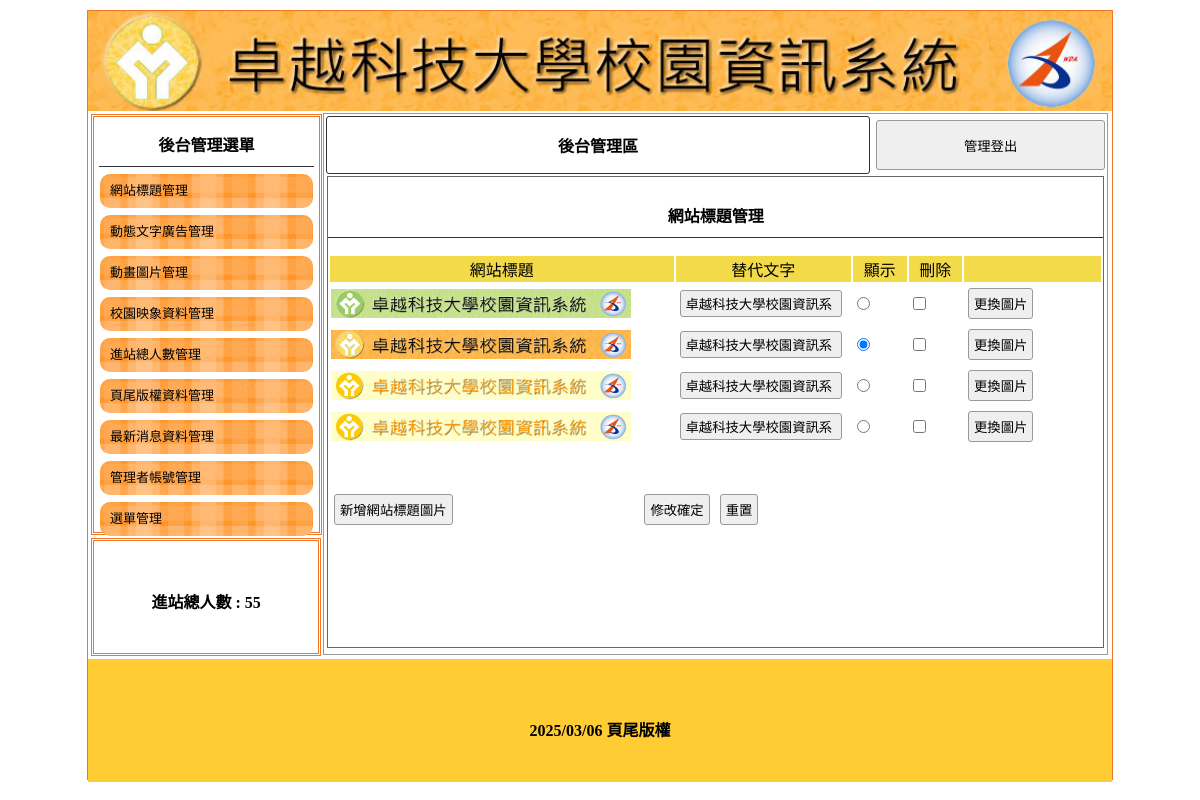
The app's page /admin.php with its own data.
### tables this page shows
CREATE TABLE `title` (
  `id` int(11) NOT NULL,
  `img` text NOT NULL,
  `text` text NOT NULL,
  `sh` int(1) NOT NULL
);

CREATE TABLE `total` (
  `id` int(10) UNSIGNED NOT NULL,
  `total` int(10) NOT NULL COMMENT '進站人數'
);

CREATE TABLE `bottom` (
  `id` int(11) NOT NULL,
  `text` text NOT NULL COMMENT '版權'
);

### api/db.php (called while the page is built, shortened)
<?php
class DB{
    protected $table;
    protected $pdo;
    protected $dsn="mysql:host=localhost;charset=utf8;dbname=db03_z01l1;";
    public function __construct($table) {
        $this->table = $table;
        $this->pdo=new pdo($this->dsn,'root','');
    }
    function fetchAll($sql){
        return $this->pdo->query($sql)->fetchAll(PDO::FETCH_ASSOC);
    }
    function fetchOne($sql){
        return $this->pdo->query($sql)->fetch(PDO::FETCH_ASSOC);
    }
    function a2s($array){
        $tmp=[];
        foreach ($array as $key => $val) {
            $tmp[]="`$key`='$val'";
        }
        return $tmp;
    }
    function all(...$array){
        $sql = "SELECT * FROM $this->table";
        return $this->fetchAll($sql);
    }
    function find($id){
        $sql = "SELECT * FROM $this->table";
        if(is_array($id)){
            $where= $this->a2s($id);
            $sql .= " where ".join(" && ",$where);
        }else{
            $sql .= " where `id`='$id' ";
        }
        return $this->fetchOne($sql);
    }
}
$Title=new db("title");
$Total=new db("total");
$Bottom=new db("bottom");

### back/title.php (the view, shortened to what this page needs)
<div style="width:99%; height:87%; margin:auto; overflow:auto; border:#666 1px solid;">
    <p class="t cent botli">網站標題管理</p>
    <form method="post" action="./api/edit.php">
        <table width="100%">
            <tbody>
                <tr class="yel">
                    <td width="45%">網站標題</td>
                    <td width="23%">替代文字</td>
                    <td width="7%">顯示</td>
                    <td width="7%">刪除</td>
                    <td></td>
                </tr>
                <?php
                $rows = $Title->all();
                foreach ($rows as $row) :
                ?>
                    <tr class="">
                        <td width="45%"><img src="./upload/<?= $row['img']; ?>" style="width: 300px;"></td>
                        <td width="23%"><input type="text" name="text[]" value="<?= $row['text']; ?>"></td>
                        <td width="7%"><input type="radio" name="sh[]" value="<?= $row['id']; ?>" <?= ($row['sh'] == 1) ? 'checked' : '' ?>></td>
                        <td width="7%"><input type="checkbox" name="del[]" value="<?= $row['id']; ?>"></td>
                        <td>
                            <input type="button" value="更換圖片"
                                onclick="op('#cover','#cvr','./modal/update_title.php?id=<?= $row['id']; ?>&table=<?= $do; ?>')">
                        </td>
                    </tr>
                <?php endforeach; ?>
            </tbody>
        </table>
        <table style="margin-top:40px; width:70%;">
            <tbody>
                <tr>
                    <td width="200px">
                        <input type="button" onclick="op('#cover','#cvr','./modal/<?=$do?>.php?table=<?= $do; ?>')"
                            value="新增網站標題圖片">
                    </td>
                    <td class="cent">
                        <input type="submit" value="修改確定">
                        <input type="reset" value="重置">
                    </td>
                </tr>
            </tbody>
        </table>
    </form>
</div>

### admin.php (shortened to what this page needs)
<?php include_once "./api/db.php";?>
<!DOCTYPE html
    PUBLIC "-//W3C//DTD XHTML 1.0 Transitional//EN" "http://www.w3.org/TR/xhtml1/DTD/xhtml1-transitional.dtd">
<html xmlns="http://www.w3.org/1999/xhtml">
<head>
    <link href="./css/css.css" rel="stylesheet" type="text/css">
</head>
<body>
<?php
$row=$Title->find(['sh'=>1]);
?>
    <div id="main">
        <a title="" href="index.php">
            <div class="ti" style="background:url('upload/<?=$row['img'];?>'); background-size:cover;"></div>
        </a>
        <div id="ms">
            <div id="lf" style="float:left;">
                <div id="menuput" class="dbor">
                    <span class="t botli">後台管理選單</span>
                    <a style="color:#000; font-size:13px; text-decoration:none;" href="?do=title">
                        <div class="mainmu">
                            網站標題管理 </div>
                    </a>
                    <a style="color:#000; font-size:13px; text-decoration:none;" href="?do=ad">
                        <div class="mainmu">
                            動態文字廣告管理 </div>
                    </a>
                    <a style="color:#000; font-size:13px; text-decoration:none;" href="?do=mvim">
                        <div class="mainmu">
                            動畫圖片管理 </div>
                    </a>
                    <a style="color:#000; font-size:13px; text-decoration:none;" href="?do=image">
                        <div class="mainmu">
                            校園映象資料管理 </div>
                    </a>
                    <a style="color:#000; font-size:13px; text-decoration:none;" href="?do=total">
                        <div class="mainmu">
                            進站總人數管理 </div>
                    </a>
                    <a style="color:#000; font-size:13px; text-decoration:none;" href="?do=bottom">
                        <div class="mainmu">
                            頁尾版權資料管理 </div>
                    </a>
                    <a style="color:#000; font-size:13px; text-decoration:none;" href="?do=news">
                        <div class="mainmu">
                            最新消息資料管理 </div>
                    </a>
                    <a style="color:#000; font-size:13px; text-decoration:none;" href="?do=admin">
                        <div class="mainmu">
                            管理者帳號管理 </div>
                    </a>
                    <a style="color:#000; font-size:13px; text-decoration:none;" href="?do=menu">
                        <div class="mainmu">
                            選單管理 </div>
                    </a>
                </div>
                <div class="dbor" style="margin:3px; width:95%; height:20%; line-height:100px;">
                    <span class="t">進站總人數 :
                    <?=$Total->find(1)['total'];?> </span>
                </div>
            </div>
            <div class="di"
                style="height:540px; border:#999 1px solid; width:76.5%; margin:2px 0px 0px 0px; float:left; position:relative; left:20px;">
                <table width="100%">
                    <tbody>
                        <tr>
                            <td style="width:70%;font-weight:800; border:#333 1px solid; border-radius:3px;"
                                class="cent"><a href="?do=admin" style="color:#000; text-decoration:none;">後台管理區</a>
                            </td>
                            <td>
                                <button onclick="location.href='./api/logout.php'"
                                    style="width:99%; margin-right:2px; height:50px;">管理登出</button>
                            </td>
                        </tr>
                    </tbody>
                </table>
                <?php
 				$do=$_GET['do']??'title';
 				$file="./back/$do.php";
 				include (file_exists($file))?$file:'./back/title.php';
 				?>
            </div>
        </div>
        <div
            style="width:1024px; left:0px; position:relative; background:#FC3; margin-top:4px; height:123px; display:block;">
            <span class="t" style="line-height:123px;">
            <?=$Bottom->find(1)['text'];?>
            </span>
        </div>
    </div>
</body>
</html>

### css/css.css (style rules this page uses)
body { padding: 0px; margin: 0px; }
#main { width: 1024px; height: 768px; margin: 10px auto 10px auto; border: #EE7728 1px solid; position: relative; }
.ti { width: 100%; height: 100px; position: relative; background-size: cover; background-repeat: no-repeat; }
.dbor { border: #EE7728 double 3px; margin: 1px; padding: 2px 10px 2px 10px; }
.t { font-weight: 800; display: block; text-align: center; padding: 10px 1px 10px 1px; }
.botli { border-bottom: #333 1px solid; }
.mainmu { position: relative; border-radius: 10px; background: url(../icon/menu.fw.png) center no-repeat; background-size: cover; line-height: 30px; padding: 2px 10px 2px 10px; margin: 7px 1px 7px 1px; }
#lf { height: 540px; width: 21%; display: inline-block; }
#menuput { width: 100%; height: 75%; position: relative; padding: 5px; display: block; margin: 3px; }
.di { display: inline-block; }
.cent { text-align: center; }
input, button { border: #999 1px solid; border-radius: 3px; background: #EFEFEF; padding: 5px; margin: 3px; }
input[type=text], input[type=password] { width: 150px; }
.yel td { background: #F3DA49; text-align: center; }

### records on screen
title: img (picture), text "卓越科技大學校園資訊系", sh "☑"
total: total "55"
title: img (picture), text "卓越科技大學校園資訊系"
title: img (picture), text "卓越科技大學校園資訊系"
title: img (picture), text "卓越科技大學校園資訊系"
bottom: text "2025/03/06 頁尾版權"
